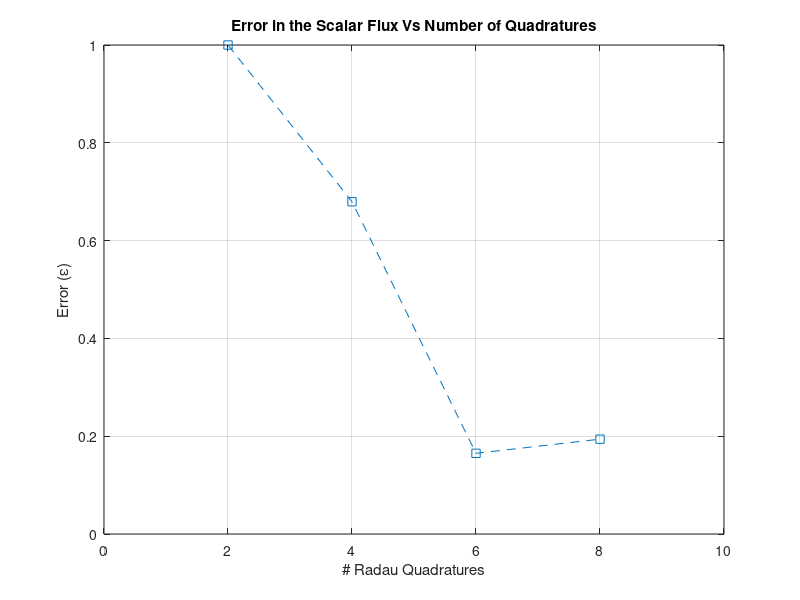

Reproduce this figure in MATLAB.
% Accuracy Convergence of the Sn with Radau Quadrature
clc;
clear;
close all;
N=0;         % order of the discrete ordinate
L=6;         % thickness of the whole slab
l=162;
del=L/(l/2);

j=1;

while N<8
    
    N=N+2
    
    if N==2
        mu=[1 -1]; 
        w=[1 1];
    elseif N==4
        mu=[0.4472136 1 -1 -0.4472136];
        w=[0.833333 0.16666667 0.16666667 0.833333];
    elseif N==6
        mu=[0.0813570 0.7650553 1 -1 -0.7650553 -0.0813570];
        w=[0.5548584 0.3784750 0.0666667 0.0666667 0.3784750 0.5548584];
    else
       mu=[0.2092992 0.5917002 0.8717401 1 -1 -0.8717401 -0.5917002 -0.2092992];   
       w=[0.4124591 0.3411227 0.2107042 0.0357143 0.0357143 0.2107042 0.3411227 0.4124591];  
    end
    

m=1;
max_ephi=5;
while max_ephi>0.000001         % converging criteria
    
m=m+1;

if m==2;
    
    for i=2:2:l
        
        if i<=l/3        % taking care of the different regions
          s=1;
        else
          s=0;
        end
     Q(i,1)=0.5*s;
     phi(i,m-1)=0;
    end
else
    
    for i=2:2:l
    phi(i,m-1)=0;
    for n=1:N
    phi(i,m-1)=phi(i,m-1)+(w(n)*eps(i,n,m-1));
    end
    ephi(i/2,m-2)=(abs(phi(i,m-1)-phi(i,m-2))/phi(i,m-1));
    
    if i<=l/3
       seg_s=0.5;s=1;
    else
       seg_s=0.3;s=0;
    end
    Q(i,m-1)=0.5*((seg_s*phi(i,m-1))+s);
    end
    max_ephi=max(ephi);
end

for n=1:N
    
if mu(n)>0      % forward sweeping
    
    eps(1,n,m)=0;
    
for i=2:2:l

    if i<=l/3
       seg_t=1;seg_s=0.5;s=1;
    else
       seg_t=1.5;seg_s=0.3;s=0;
    end
    
A(i,n)=((2*mu(n)-seg_t*del)/(2*mu(n)+seg_t*del));
B(i,n)=((2*del)/(2*mu(n)+seg_t*del));

eps(i+1,n,m)=(A(i,n)*eps(i-1,n,m))+(B(i,n)*Q(i,m-1));

end

else                 % backward sweeping
    eps(l+1,n,m)=0;
    
for i=l:-2:2

    if i<=l/3
       seg_t=1;seg_s=0.5;s=1;
    else
       seg_t=1.5;seg_s=0.3;s=0;
    end
A(i,n)=((2*mu(n)+seg_t*del)/(2*mu(n)-seg_t*del));
B(i,n)=((-2*del)/(2*mu(n)-seg_t*del));

eps(i-1,n,m)=(A(i,n)*eps(i+1,n,m))+(B(i,n)*Q(i,m-1));

end

end

end

    for n=1:N
    for i=2:2:l
        eps(i,n,m)=0.5*(eps(i+1,n,m)+eps(i-1,n,m));  % calculating central flux
    end
    end
    
end
m    % number of iterations till we match our criteria

    for i=1:l+1
        flux(i,j)=0;
    for n=1:N
        flux(i,j)=flux(i,j)+eps(i,n,m);
    end
    end
    
    if j>1
    for i=1:l+1
        eflux=(abs(flux(i,j)-flux(i,j-1))/flux(i,j));
    end
        j=j+1
        max_eflux(j-1)=max(eflux);
    else
        j=j+1
        max_eflux(1)=1;
    end 
    
        end

% ploting the error vs number of space meshes
    N=[2 4 6 8];
    plot(N,max_eflux(:),'-- s')
    xlim([0 10])
    grid on
    xlabel('# Radau Quadratures')
    ylabel('Error (\epsilon)')
    title('Error in the Scalar Flux Vs Number of Quadratures')
